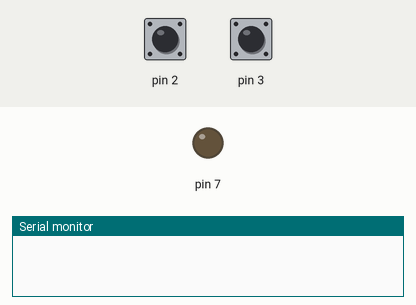
Recording of a program running on a simulated Arduino Uno, built with avr-gcc and run on an emulated ATmega328P. Shown: output pins drawn as LEDs (lit = HIGH), the last lines printed to the serial monitor. The inputs (shaded band) are chosen by the test bench; at power-on: pin 2 HIGH, pin 3 HIGH.

Above: at 1.2 s.
1.3 s: pin 2 pulled LOW for 0.15 s
At 1.9 s:
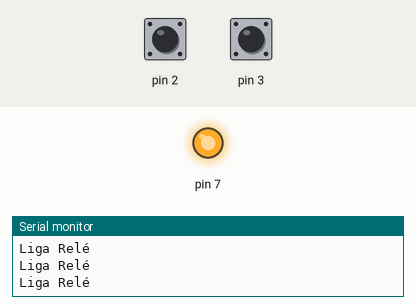
2.9 s: pin 3 pulled LOW for 0.15 s
At 3.9 s:
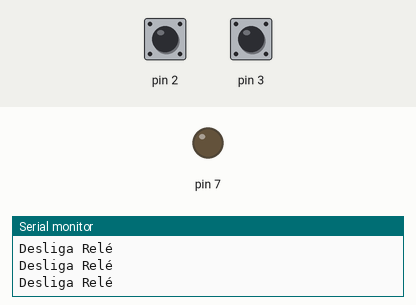
4.8 s: pin 2 pulled LOW for 1 s
At 5.3 s:
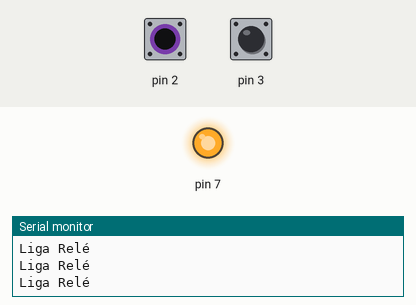
8.8 s: pin 3 pulled LOW for 1 s
At 9.5 s:
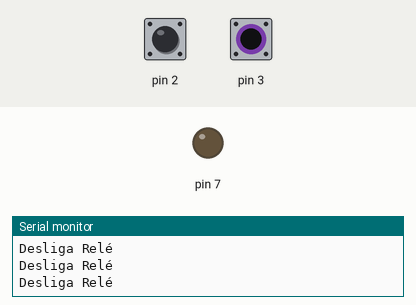
12.8 s: pin 2 driven LOW and pin 3 driven LOW
14.7 s: pin 3 driven HIGH
At 15.0 s:
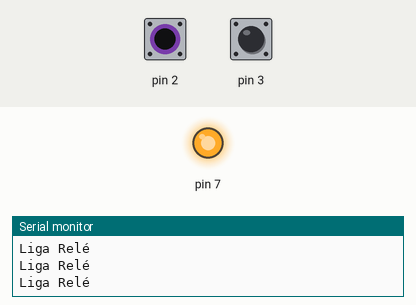
Timing chart, 0 to 17.2 s (numbered marks = the images above; inputs shaded):
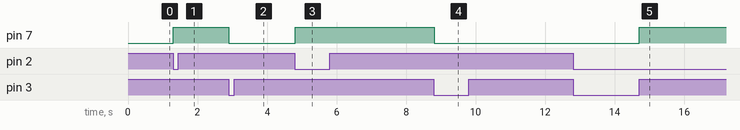

The program:

main.cpp
```cpp
#include <Arduino.h>

//Enum + Struct + switch case - Aciona contator com Relé
enum EstadoRele {
  Nenhum = 0,
  Liga_Rele,
  Desliga_Rele,
  Erro

};


EstadoRele opcao = Nenhum ;

// ---- STRUCTS ----
typedef struct Configura
{
  int estado;
  int periferico;

};

// configurar estado e periferico  do struct
Configura botaoOn;
Configura botaoOff;
Configura releContator;

void setup()
{
  Serial.begin(9600);

// Definir Pinos dos botões
  botaoOn.periferico = 2;
  botaoOff.periferico = 3;


// Definir Pino dos relé
  releContator.periferico= 7;

// Definir Inputs e Outputs
  pinMode(botaoOn.periferico,INPUT_PULLUP);
  pinMode(botaoOff.periferico,INPUT_PULLUP);
  pinMode(releContator.periferico,OUTPUT);
}

void loop()
{
//Ler os estado dos botões
  botaoOn.estado = digitalRead(botaoOn.periferico);
  botaoOff.estado = digitalRead(botaoOff.periferico);

  //Condições para entrar no switch case
  if (botaoOn.estado == LOW && botaoOff.estado == HIGH)
  {
    opcao = Liga_Rele;

  }
  if (botaoOn.estado== HIGH && botaoOff.estado== LOW)
  {
    opcao = Desliga_Rele;

  }

   if (botaoOn.estado== LOW && botaoOff.estado == LOW)
  {
    opcao = Erro;

  }
  switch (opcao)
  {
  case Liga_Rele:
    digitalWrite(releContator.periferico, HIGH);
    Serial.println("Liga Relé");
    break;

  case Desliga_Rele:
    digitalWrite(releContator.periferico, LOW);
    Serial.println("Desliga Relé");
    break;

  case Erro:
    Serial.println("Erro");
    break;
  default:
    break;
  delay(100);
  }
}
```

Measured:
- after the input at 1.3 s, pin 7: LOW → HIGH at once
- after the input at 2.9 s, pin 7: HIGH → LOW at once
- after the input at 4.8 s, pin 7: LOW → HIGH at once
- after the input at 8.8 s, pin 7: HIGH → LOW at once
- after the input at 14.7 s, pin 7: LOW → HIGH at once
